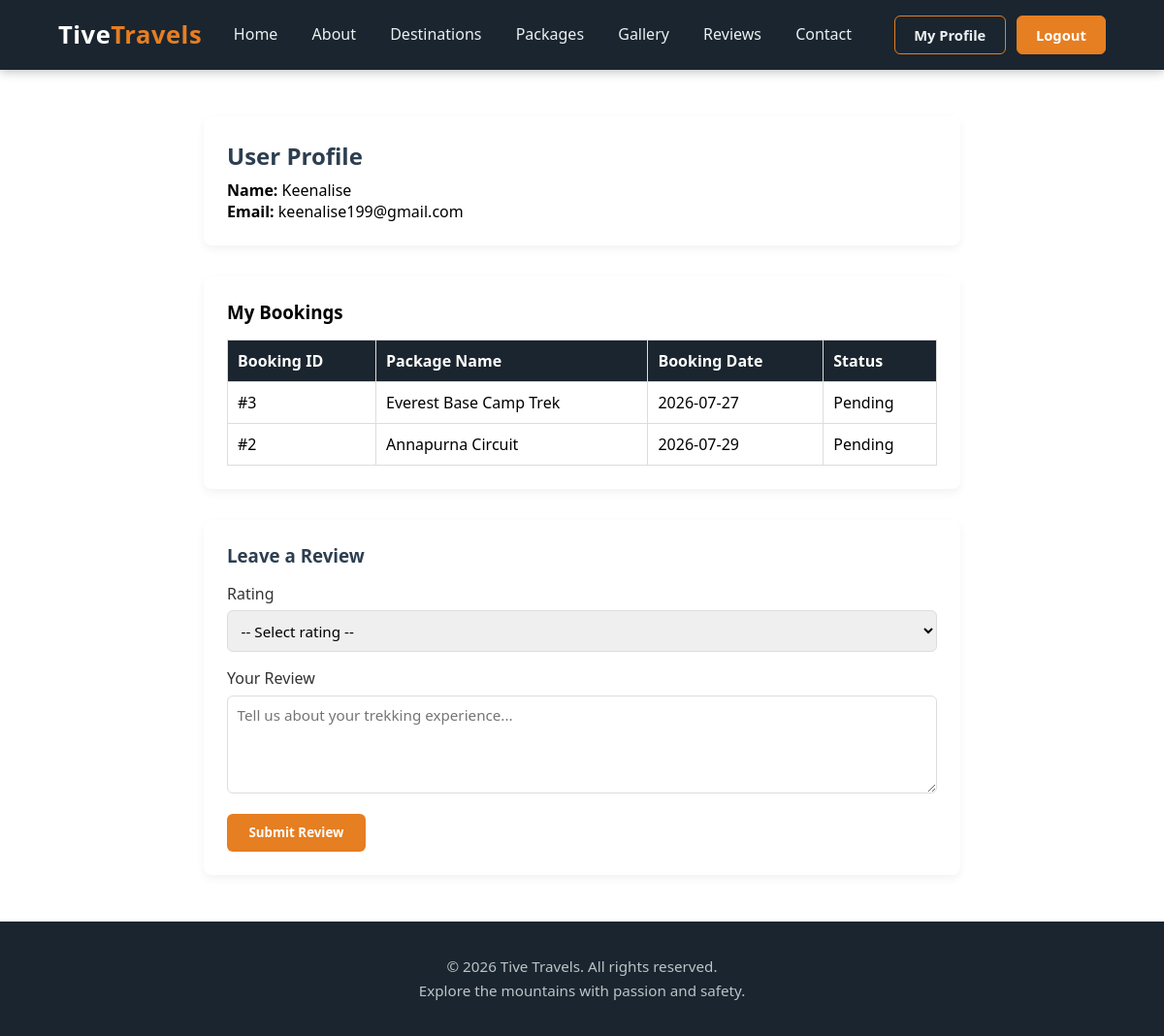
Page /profile.php (signed in) on the earlier database version.
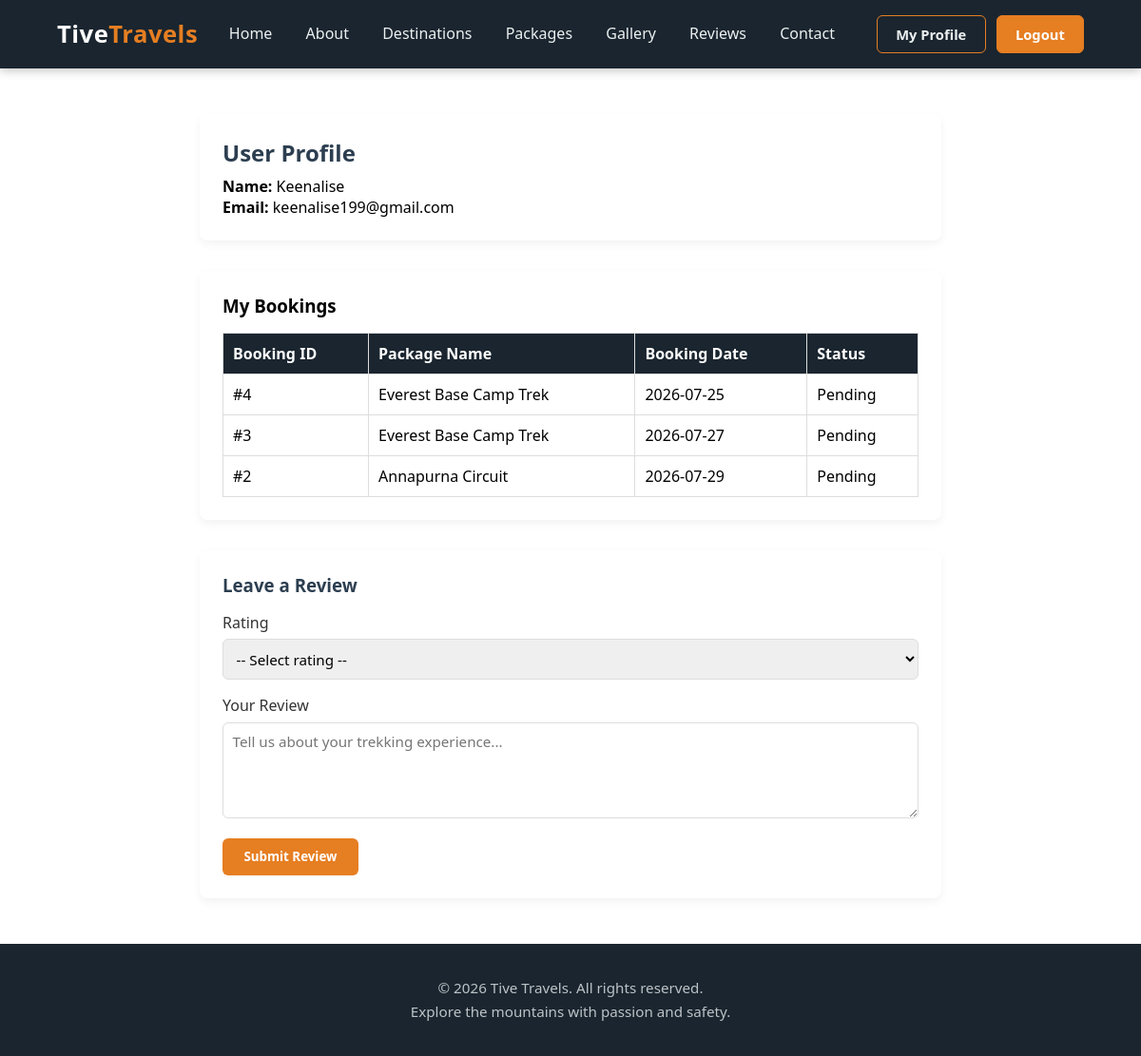
Same page on the later database version.
### tables this page shows
CREATE TABLE `bookings` (
  `id` int NOT NULL AUTO_INCREMENT,
  `user_id` int NOT NULL,
  `package_name` varchar(150) DEFAULT NULL,
  `booking_date` date DEFAULT NULL,
  `status` enum('pending','confirmed','cancelled') DEFAULT 'pending',
  PRIMARY KEY (`id`),
  KEY `user_id` (`user_id`),
  CONSTRAINT `bookings_ibfk_1` FOREIGN KEY (`user_id`) REFERENCES `users` (`id`)
);

### profile.php (the view, shortened to what this page needs)
<?php
include 'includes/connection.php';
$user_id = $_SESSION['user_id'];
$stmt = $conn->prepare("SELECT * FROM users WHERE id = ?");
$stmt->bind_param("i", $user_id);
$stmt->execute();
$user = $stmt->get_result()->fetch_assoc();
$stmt2 = $conn->prepare("SELECT * FROM bookings WHERE user_id = ? ORDER BY id DESC");
$stmt2->bind_param("i", $user_id);
$stmt2->execute();
$bookings_res = $stmt2->get_result();
?>
<!DOCTYPE html>
<html lang="en">
<head>
    <link rel="stylesheet" href="css/navbar.css">
    <link rel="stylesheet" href="css/footer.css">
</head>
<body>
    <?php include 'includes/navbar.php'; ?>
    <div class="profile-container">
        <div class="user-card">
            <h2>User Profile</h2>
            <p><strong>Name:</strong> <?php echo htmlspecialchars($user['name']); ?></p>
            <p><strong>Email:</strong> <?php echo htmlspecialchars($user['email']); ?></p>
        </div>
        <div class="booking-history" style="margin-bottom: 2rem;">
            <h3>My Bookings</h3>
            <table>
                <thead>
                    <tr>
                        <th>Booking ID</th>
                        <th>Package Name</th>
                        <th>Booking Date</th>
                        <th>Status</th>
                    </tr>
                </thead>
                <tbody>
                    <?php if ($bookings_res && $bookings_res->num_rows > 0): ?>
                        <?php while($b = $bookings_res->fetch_assoc()): ?>
                            <tr>
                                <td>#<?php echo $b['id']; ?></td>
                                <td><?php echo htmlspecialchars($b['package_name']); ?></td>
                                <td><?php echo $b['booking_date']; ?></td>
                                <td><?php echo ucfirst($b['status']); ?></td>
                            </tr>
                        <?php endwhile; ?>
                    <?php else: ?>
                        <tr><td colspan="4">No active bookings found.</td></tr>
                    <?php endif; ?>
                </tbody>
            </table>
        </div>
    <div class="review-form-card">
            <h3>Leave a Review</h3>
            <form method="POST" action="profile.php">
                <div class="form-group">
                    <label>Rating</label>
                    <select name="rating" required>
                        <option value="">-- Select rating --</option>
                    </select>
                </div>
                <div class="form-group">
                    <label>Your Review</label>
                    <textarea name="comment" rows="4" required placeholder="Tell us about your trekking experience..."></textarea>
                </div>
                <button type="submit" name="submit_review" class="btn-submit-review">Submit Review</button>
            </form>
        </div>
    </div>
    <?php include 'includes/footer.php'; ?>
</body>
</html>

Differences in the rows shown:
added bookings: id "4", package_name "Everest Base Camp Trek", booking_date "2026-07-25", status "Pending"
